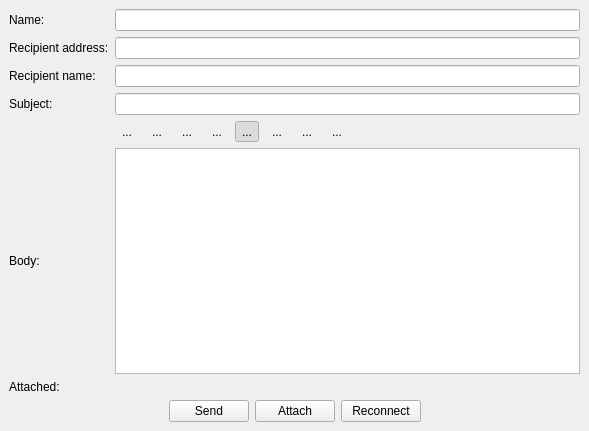
<?xml version="1.0" encoding="UTF-8"?>
<ui version="4.0">
 <class>MailSender</class>
 <widget class="QMainWindow" name="MailSender">
  <property name="geometry">
   <rect>
    <x>0</x>
    <y>0</y>
    <width>589</width>
    <height>431</height>
   </rect>
  </property>
  <property name="windowTitle">
   <string>Send message</string>
  </property>
  <widget class="QWidget" name="centralwidget">
   <layout class="QGridLayout" name="gridLayout">
    <item row="6" column="0">
     <widget class="QLabel" name="label_3">
      <property name="text">
       <string>Attached:</string>
      </property>
     </widget>
    </item>
    <item row="1" column="1">
     <widget class="QLineEdit" name="recipientAddress"/>
    </item>
    <item row="2" column="1">
     <widget class="QLineEdit" name="recipientName"/>
    </item>
    <item row="3" column="1">
     <widget class="QLineEdit" name="subject"/>
    </item>
    <item row="6" column="1">
     <widget class="QLabel" name="attached">
      <property name="text">
       <string/>
      </property>
     </widget>
    </item>
    <item row="0" column="1">
     <widget class="QLineEdit" name="name"/>
    </item>
    <item row="2" column="0">
     <widget class="QLabel" name="label_5">
      <property name="text">
       <string>Recipient name:</string>
      </property>
     </widget>
    </item>
    <item row="1" column="0">
     <widget class="QLabel" name="label_4">
      <property name="text">
       <string>Recipient address:</string>
      </property>
     </widget>
    </item>
    <item row="5" column="1">
     <widget class="QTextEdit" name="body"/>
    </item>
    <item row="3" column="0">
     <widget class="QLabel" name="label">
      <property name="text">
       <string>Subject:</string>
      </property>
     </widget>
    </item>
    <item row="7" column="0" colspan="2">
     <layout class="QHBoxLayout" name="horizontalLayout">
      <item>
       <spacer name="horizontalSpacer_2">
        <property name="orientation">
         <enum>Qt::Horizontal</enum>
        </property>
        <property name="sizeHint" stdset="0">
         <size>
          <width>40</width>
          <height>20</height>
         </size>
        </property>
       </spacer>
      </item>
      <item>
       <widget class="QPushButton" name="send">
        <property name="text">
         <string>Send</string>
        </property>
       </widget>
      </item>
      <item>
       <widget class="QPushButton" name="attach">
        <property name="text">
         <string>Attach</string>
        </property>
       </widget>
      </item>
      <item>
       <widget class="QPushButton" name="reconnect">
        <property name="text">
         <string>Reconnect</string>
        </property>
       </widget>
      </item>
      <item>
       <spacer name="horizontalSpacer">
        <property name="orientation">
         <enum>Qt::Horizontal</enum>
        </property>
        <property name="sizeHint" stdset="0">
         <size>
          <width>40</width>
          <height>20</height>
         </size>
        </property>
       </spacer>
      </item>
     </layout>
    </item>
    <item row="5" column="0">
     <widget class="QLabel" name="label_2">
      <property name="text">
       <string>Body:</string>
      </property>
     </widget>
    </item>
    <item row="0" column="0">
     <widget class="QLabel" name="label_6">
      <property name="text">
       <string>Name:</string>
      </property>
     </widget>
    </item>
    <item row="4" column="1">
     <layout class="QHBoxLayout" name="horizontalLayout_2">
      <item>
       <widget class="QToolButton" name="bold">
        <property name="toolTip">
         <string>Bold</string>
        </property>
        <property name="text">
         <string>...</string>
        </property>
        <property name="icon">
         <iconset resource="resource.qrc">
          <normaloff>:/resources/bold.png</normaloff>:/resources/bold.png</iconset>
        </property>
        <property name="checkable">
         <bool>true</bool>
        </property>
        <property name="autoRaise">
         <bool>true</bool>
        </property>
       </widget>
      </item>
      <item>
       <widget class="QToolButton" name="font">
        <property name="toolTip">
         <string>Text font</string>
        </property>
        <property name="text">
         <string>...</string>
        </property>
        <property name="icon">
         <iconset resource="resource.qrc">
          <normaloff>:/resources/font.png</normaloff>:/resources/font.png</iconset>
        </property>
        <property name="checkable">
         <bool>false</bool>
        </property>
        <property name="autoRaise">
         <bool>true</bool>
        </property>
       </widget>
      </item>
      <item>
       <widget class="QToolButton" name="color">
        <property name="toolTip">
         <string>Text color</string>
        </property>
        <property name="text">
         <string>...</string>
        </property>
        <property name="icon">
         <iconset resource="resource.qrc">
          <normaloff>:/resources/color.png</normaloff>:/resources/color.png</iconset>
        </property>
        <property name="autoRaise">
         <bool>true</bool>
        </property>
       </widget>
      </item>
      <item>
       <widget class="QToolButton" name="backgroundColor">
        <property name="toolTip">
         <string>Background color</string>
        </property>
        <property name="text">
         <string>...</string>
        </property>
        <property name="icon">
         <iconset resource="resource.qrc">
          <normaloff>:/resources/bg_color.png</normaloff>:/resources/bg_color.png</iconset>
        </property>
        <property name="autoRaise">
         <bool>true</bool>
        </property>
       </widget>
      </item>
      <item>
       <widget class="QToolButton" name="alignLeft">
        <property name="toolTip">
         <string>Align left</string>
        </property>
        <property name="text">
         <string>...</string>
        </property>
        <property name="icon">
         <iconset resource="resource.qrc">
          <normaloff>:/resources/alignLeft.png</normaloff>:/resources/alignLeft.png</iconset>
        </property>
        <property name="checkable">
         <bool>true</bool>
        </property>
        <property name="checked">
         <bool>true</bool>
        </property>
        <property name="autoRaise">
         <bool>true</bool>
        </property>
       </widget>
      </item>
      <item>
       <widget class="QToolButton" name="alignCenter">
        <property name="toolTip">
         <string>Align center</string>
        </property>
        <property name="text">
         <string>...</string>
        </property>
        <property name="icon">
         <iconset resource="resource.qrc">
          <normaloff>:/resources/alignCenter.png</normaloff>:/resources/alignCenter.png</iconset>
        </property>
        <property name="checkable">
         <bool>true</bool>
        </property>
        <property name="autoRaise">
         <bool>true</bool>
        </property>
       </widget>
      </item>
      <item>
       <widget class="QToolButton" name="alignRight">
        <property name="toolTip">
         <string>Align right</string>
        </property>
        <property name="text">
         <string>...</string>
        </property>
        <property name="icon">
         <iconset resource="resource.qrc">
          <normaloff>:/resources/alignRight.png</normaloff>:/resources/alignRight.png</iconset>
        </property>
        <property name="checkable">
         <bool>true</bool>
        </property>
        <property name="autoRaise">
         <bool>true</bool>
        </property>
       </widget>
      </item>
      <item>
       <widget class="QToolButton" name="alignJustify">
        <property name="toolTip">
         <string>Align justify</string>
        </property>
        <property name="text">
         <string>...</string>
        </property>
        <property name="icon">
         <iconset resource="resource.qrc">
          <normaloff>:/resources/alignJustify.png</normaloff>:/resources/alignJustify.png</iconset>
        </property>
        <property name="checkable">
         <bool>true</bool>
        </property>
        <property name="autoRaise">
         <bool>true</bool>
        </property>
       </widget>
      </item>
      <item>
       <spacer name="horizontalSpacer_3">
        <property name="orientation">
         <enum>Qt::Horizontal</enum>
        </property>
        <property name="sizeHint" stdset="0">
         <size>
          <width>40</width>
          <height>20</height>
         </size>
        </property>
       </spacer>
      </item>
     </layout>
    </item>
   </layout>
  </widget>
 </widget>
 <resources>
  <include location="resource.qrc"/>
 </resources>
 <connections/>
</ui>
